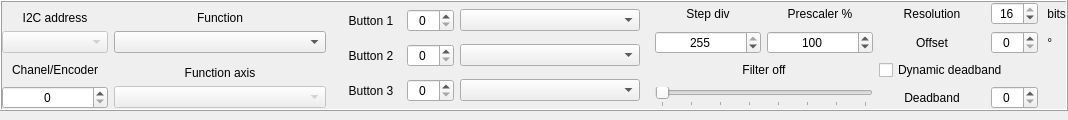
<?xml version="1.0" encoding="UTF-8"?>
<ui version="4.0">
 <class>AxesExtended</class>
 <widget class="QWidget" name="AxesExtended">
  <property name="geometry">
   <rect>
    <x>0</x>
    <y>0</y>
    <width>1068</width>
    <height>115</height>
   </rect>
  </property>
  <property name="windowTitle">
   <string>Form</string>
  </property>
  <layout class="QVBoxLayout" name="verticalLayout" stretch="0">
   <property name="spacing">
    <number>6</number>
   </property>
   <property name="leftMargin">
    <number>0</number>
   </property>
   <property name="topMargin">
    <number>0</number>
   </property>
   <property name="rightMargin">
    <number>0</number>
   </property>
   <property name="bottomMargin">
    <number>9</number>
   </property>
   <item>
    <widget class="QFrame" name="frame">
     <property name="frameShape">
      <enum>QFrame::Box</enum>
     </property>
     <property name="frameShadow">
      <enum>QFrame::Raised</enum>
     </property>
     <layout class="QGridLayout" name="layoutG_AxisExtend" columnstretch="1,2,3,1,1,1,0,0" columnminimumwidth="95,0,0,0,0,0,0,0">
      <property name="leftMargin">
       <number>0</number>
      </property>
      <property name="topMargin">
       <number>0</number>
      </property>
      <property name="rightMargin">
       <number>0</number>
      </property>
      <property name="bottomMargin">
       <number>0</number>
      </property>
      <item row="2" column="0">
       <widget class="QLabel" name="text_chanelEncoder">
        <property name="text">
         <string>Chanel/Encoder</string>
        </property>
        <property name="alignment">
         <set>Qt::AlignCenter</set>
        </property>
       </widget>
      </item>
      <item row="1" column="1">
       <widget class="CenteredCBox" name="comboBox_Function"/>
      </item>
      <item row="2" column="1">
       <widget class="QLabel" name="text_axisSource2">
        <property name="sizePolicy">
         <sizepolicy hsizetype="Preferred" vsizetype="Preferred">
          <horstretch>0</horstretch>
          <verstretch>0</verstretch>
         </sizepolicy>
        </property>
        <property name="text">
         <string>Function axis</string>
        </property>
        <property name="alignment">
         <set>Qt::AlignBottom|Qt::AlignHCenter</set>
        </property>
       </widget>
      </item>
      <item row="3" column="1">
       <widget class="CenteredCBox" name="comboBox_AxisSource2">
        <property name="enabled">
         <bool>false</bool>
        </property>
       </widget>
      </item>
      <item row="0" column="4">
       <widget class="QLabel" name="text_prescaler">
        <property name="text">
         <string>Prescaler %</string>
        </property>
        <property name="alignment">
         <set>Qt::AlignCenter</set>
        </property>
       </widget>
      </item>
      <item row="0" column="5">
       <widget class="QLabel" name="text_resolution">
        <property name="text">
         <string>Resolution</string>
        </property>
        <property name="alignment">
         <set>Qt::AlignCenter</set>
        </property>
       </widget>
      </item>
      <item row="1" column="0">
       <widget class="CenteredCBox" name="comboBox_I2cAddress">
        <property name="enabled">
         <bool>false</bool>
        </property>
        <property name="styleSheet">
         <string notr="true"/>
        </property>
        <property name="currentText">
         <string/>
        </property>
       </widget>
      </item>
      <item row="3" column="0">
       <widget class="QSpinBox" name="spinBox_ChanelEncoder">
        <property name="sizePolicy">
         <sizepolicy hsizetype="Minimum" vsizetype="Fixed">
          <horstretch>0</horstretch>
          <verstretch>0</verstretch>
         </sizepolicy>
        </property>
        <property name="alignment">
         <set>Qt::AlignCenter</set>
        </property>
        <property name="correctionMode">
         <enum>QAbstractSpinBox::CorrectToNearestValue</enum>
        </property>
        <property name="maximum">
         <number>15</number>
        </property>
       </widget>
      </item>
      <item row="0" column="2" rowspan="4">
       <widget class="QFrame" name="frame_10">
        <property name="frameShape">
         <enum>QFrame::NoFrame</enum>
        </property>
        <property name="frameShadow">
         <enum>QFrame::Raised</enum>
        </property>
        <layout class="QGridLayout" name="gridLayout" columnstretch="1,0,3">
         <property name="leftMargin">
          <number>9</number>
         </property>
         <property name="topMargin">
          <number>1</number>
         </property>
         <property name="rightMargin">
          <number>9</number>
         </property>
         <property name="bottomMargin">
          <number>0</number>
         </property>
         <item row="1" column="1">
          <widget class="QSpinBox" name="spinBox_Button2">
           <property name="sizePolicy">
            <sizepolicy hsizetype="Fixed" vsizetype="Fixed">
             <horstretch>0</horstretch>
             <verstretch>0</verstretch>
            </sizepolicy>
           </property>
           <property name="alignment">
            <set>Qt::AlignCenter</set>
           </property>
           <property name="correctionMode">
            <enum>QAbstractSpinBox::CorrectToNearestValue</enum>
           </property>
           <property name="maximum">
            <number>128</number>
           </property>
          </widget>
         </item>
         <item row="2" column="0">
          <widget class="QLabel" name="text_button3">
           <property name="text">
            <string>Button 3</string>
           </property>
           <property name="alignment">
            <set>Qt::AlignCenter</set>
           </property>
          </widget>
         </item>
         <item row="1" column="2">
          <widget class="CenteredCBox" name="comboBox_Button2"/>
         </item>
         <item row="0" column="1">
          <widget class="QSpinBox" name="spinBox_Button1">
           <property name="sizePolicy">
            <sizepolicy hsizetype="Fixed" vsizetype="Fixed">
             <horstretch>0</horstretch>
             <verstretch>0</verstretch>
            </sizepolicy>
           </property>
           <property name="alignment">
            <set>Qt::AlignCenter</set>
           </property>
           <property name="correctionMode">
            <enum>QAbstractSpinBox::CorrectToNearestValue</enum>
           </property>
           <property name="maximum">
            <number>128</number>
           </property>
          </widget>
         </item>
         <item row="1" column="0">
          <widget class="QLabel" name="text_button2">
           <property name="text">
            <string>Button 2</string>
           </property>
           <property name="alignment">
            <set>Qt::AlignCenter</set>
           </property>
          </widget>
         </item>
         <item row="2" column="2">
          <widget class="CenteredCBox" name="comboBox_Button3"/>
         </item>
         <item row="0" column="0">
          <widget class="QLabel" name="text_button1">
           <property name="text">
            <string>Button 1</string>
           </property>
           <property name="alignment">
            <set>Qt::AlignCenter</set>
           </property>
          </widget>
         </item>
         <item row="2" column="1">
          <widget class="QSpinBox" name="spinBox_Button3">
           <property name="sizePolicy">
            <sizepolicy hsizetype="Fixed" vsizetype="Fixed">
             <horstretch>0</horstretch>
             <verstretch>0</verstretch>
            </sizepolicy>
           </property>
           <property name="alignment">
            <set>Qt::AlignCenter</set>
           </property>
           <property name="correctionMode">
            <enum>QAbstractSpinBox::CorrectToNearestValue</enum>
           </property>
           <property name="maximum">
            <number>128</number>
           </property>
          </widget>
         </item>
         <item row="0" column="2">
          <widget class="CenteredCBox" name="comboBox_Button1">
           <property name="currentIndex">
            <number>-1</number>
           </property>
          </widget>
         </item>
        </layout>
       </widget>
      </item>
      <item row="1" column="4">
       <widget class="QSpinBox" name="spinBox_Prescaler">
        <property name="sizePolicy">
         <sizepolicy hsizetype="Minimum" vsizetype="Fixed">
          <horstretch>0</horstretch>
          <verstretch>0</verstretch>
         </sizepolicy>
        </property>
        <property name="alignment">
         <set>Qt::AlignCenter</set>
        </property>
        <property name="correctionMode">
         <enum>QAbstractSpinBox::CorrectToNearestValue</enum>
        </property>
        <property name="maximum">
         <number>255</number>
        </property>
        <property name="value">
         <number>100</number>
        </property>
       </widget>
      </item>
      <item row="2" column="3" colspan="2">
       <widget class="QLabel" name="label_Filter">
        <property name="minimumSize">
         <size>
          <width>35</width>
          <height>0</height>
         </size>
        </property>
        <property name="text">
         <string>Filter off</string>
        </property>
        <property name="alignment">
         <set>Qt::AlignCenter</set>
        </property>
       </widget>
      </item>
      <item row="0" column="1">
       <widget class="QLabel" name="text_function">
        <property name="sizePolicy">
         <sizepolicy hsizetype="Preferred" vsizetype="Preferred">
          <horstretch>0</horstretch>
          <verstretch>0</verstretch>
         </sizepolicy>
        </property>
        <property name="text">
         <string>Function</string>
        </property>
        <property name="alignment">
         <set>Qt::AlignBottom|Qt::AlignHCenter</set>
        </property>
       </widget>
      </item>
      <item row="0" column="3">
       <widget class="QLabel" name="text_stepDiv">
        <property name="text">
         <string>Step div</string>
        </property>
        <property name="alignment">
         <set>Qt::AlignCenter</set>
        </property>
       </widget>
      </item>
      <item row="1" column="3">
       <widget class="QSpinBox" name="spinBox_StepDiv">
        <property name="sizePolicy">
         <sizepolicy hsizetype="Minimum" vsizetype="Fixed">
          <horstretch>0</horstretch>
          <verstretch>0</verstretch>
         </sizepolicy>
        </property>
        <property name="alignment">
         <set>Qt::AlignCenter</set>
        </property>
        <property name="correctionMode">
         <enum>QAbstractSpinBox::CorrectToNearestValue</enum>
        </property>
        <property name="maximum">
         <number>255</number>
        </property>
        <property name="value">
         <number>255</number>
        </property>
       </widget>
      </item>
      <item row="0" column="0">
       <widget class="QLabel" name="text_i2cAddress">
        <property name="sizePolicy">
         <sizepolicy hsizetype="Preferred" vsizetype="Preferred">
          <horstretch>0</horstretch>
          <verstretch>0</verstretch>
         </sizepolicy>
        </property>
        <property name="text">
         <string>I2C address</string>
        </property>
        <property name="alignment">
         <set>Qt::AlignBottom|Qt::AlignHCenter</set>
        </property>
       </widget>
      </item>
      <item row="0" column="6">
       <widget class="QSpinBox" name="spinBox_Resolution">
        <property name="alignment">
         <set>Qt::AlignCenter</set>
        </property>
        <property name="correctionMode">
         <enum>QAbstractSpinBox::CorrectToNearestValue</enum>
        </property>
        <property name="minimum">
         <number>1</number>
        </property>
        <property name="maximum">
         <number>16</number>
        </property>
        <property name="value">
         <number>16</number>
        </property>
       </widget>
      </item>
      <item row="0" column="7">
       <widget class="QLabel" name="text_bits">
        <property name="text">
         <string> bits</string>
        </property>
       </widget>
      </item>
      <item row="1" column="5">
       <widget class="QLabel" name="text_offset">
        <property name="text">
         <string>Offset</string>
        </property>
        <property name="alignment">
         <set>Qt::AlignCenter</set>
        </property>
       </widget>
      </item>
      <item row="1" column="6">
       <widget class="QSpinBox" name="spinBox_Offset">
        <property name="alignment">
         <set>Qt::AlignCenter</set>
        </property>
        <property name="correctionMode">
         <enum>QAbstractSpinBox::CorrectToNearestValue</enum>
        </property>
        <property name="maximum">
         <number>360</number>
        </property>
        <property name="singleStep">
         <number>15</number>
        </property>
       </widget>
      </item>
      <item row="1" column="7">
       <widget class="QLabel" name="text_angle">
        <property name="text">
         <string notr="true"> °</string>
        </property>
       </widget>
      </item>
      <item row="3" column="5">
       <widget class="QLabel" name="text_deadband">
        <property name="text">
         <string>Deadband</string>
        </property>
        <property name="alignment">
         <set>Qt::AlignCenter</set>
        </property>
       </widget>
      </item>
      <item row="3" column="6">
       <widget class="QSpinBox" name="spinBox_Deadband">
        <property name="alignment">
         <set>Qt::AlignCenter</set>
        </property>
        <property name="correctionMode">
         <enum>QAbstractSpinBox::CorrectToNearestValue</enum>
        </property>
        <property name="maximum">
         <number>127</number>
        </property>
       </widget>
      </item>
      <item row="3" column="3" colspan="2">
       <widget class="QSlider" name="sliderH_Filter">
        <property name="maximum">
         <number>7</number>
        </property>
        <property name="pageStep">
         <number>1</number>
        </property>
        <property name="orientation">
         <enum>Qt::Horizontal</enum>
        </property>
        <property name="tickPosition">
         <enum>QSlider::TicksBelow</enum>
        </property>
       </widget>
      </item>
      <item row="2" column="5" colspan="3">
       <widget class="QCheckBox" name="checkBox_DynDeadband">
        <property name="text">
         <string>Dynamic deadband</string>
        </property>
       </widget>
      </item>
     </layout>
    </widget>
   </item>
  </layout>
 </widget>
 <customwidgets>
  <customwidget>
   <class>CenteredCBox</class>
   <extends>QComboBox</extends>
   <header>centered_cbox.h</header>
  </customwidget>
 </customwidgets>
 <resources/>
 <connections/>
</ui>
